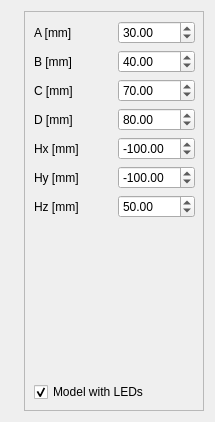
              <widget class="QWidget" name="page_4">
               <layout class="QHBoxLayout" name="horizontalLayout_12">
                <item>
                 <widget class="QLabel" name="label_30">
                  <property name="text">
                   <string/>
                  </property>
                  <property name="pixmap">
                   <pixmap resource="ltr_rc.qrc">:/ltr/clip.png</pixmap>
                  </property>
                 </widget>
                </item>
                <item>
                 <widget class="QFrame" name="frame_4">
                  <property name="minimumSize">
                   <size>
                    <width>180</width>
                    <height>400</height>
                   </size>
                  </property>
                  <property name="maximumSize">
                   <size>
                    <width>180</width>
                    <height>400</height>
                   </size>
                  </property>
                  <property name="frameShape">
                   <enum>QFrame::StyledPanel</enum>
                  </property>
                  <property name="frameShadow">
                   <enum>QFrame::Raised</enum>
                  </property>
                  <widget class="QWidget" name="layoutWidget">
                   <property name="geometry">
                    <rect>
                     <x>10</x>
                     <y>10</y>
                     <width>161</width>
                     <height>381</height>
                    </rect>
                   </property>
                   <layout class="QVBoxLayout" name="verticalLayout_11">
                    <item>
                     <layout class="QGridLayout" name="gridLayout_3">
                      <item row="0" column="0">
                       <widget class="QLabel" name="label_3">
                        <property name="text">
                         <string>A [mm]</string>
                        </property>
                       </widget>
                      </item>
                      <item row="0" column="1">
                       <widget class="QDoubleSpinBox" name="ClipA">
                        <property name="minimum">
                         <double>1.000000000000000</double>
                        </property>
                        <property name="maximum">
                         <double>999.990000000000009</double>
                        </property>
                        <property name="value">
                         <double>30.000000000000000</double>
                        </property>
                       </widget>
                      </item>
                      <item row="1" column="1">
                       <widget class="QDoubleSpinBox" name="ClipB">
                        <property name="minimum">
                         <double>1.000000000000000</double>
                        </property>
                        <property name="maximum">
                         <double>999.990000000000009</double>
                        </property>
                        <property name="value">
                         <double>40.000000000000000</double>
                        </property>
                       </widget>
                      </item>
                      <item row="1" column="0">
                       <widget class="QLabel" name="label_34">
                        <property name="text">
                         <string>B [mm]</string>
                        </property>
                       </widget>
                      </item>
                      <item row="2" column="0">
                       <widget class="QLabel" name="label_35">
                        <property name="text">
                         <string>C [mm]</string>
                        </property>
                       </widget>
                      </item>
                      <item row="2" column="1">
                       <widget class="QDoubleSpinBox" name="ClipC">
                        <property name="minimum">
                         <double>1.000000000000000</double>
                        </property>
                        <property name="maximum">
                         <double>999.990000000000009</double>
                        </property>
                        <property name="value">
                         <double>70.000000000000000</double>
                        </property>
                       </widget>
                      </item>
                      <item row="5" column="0">
                       <widget class="QLabel" name="label_36">
                        <property name="text">
                         <string>Hy [mm]</string>
                        </property>
                       </widget>
                      </item>
                      <item row="5" column="1">
                       <widget class="QDoubleSpinBox" name="ClipHy">
                        <property name="minimum">
                         <double>-999.990000000000009</double>
                        </property>
                        <property name="maximum">
                         <double>999.990000000000009</double>
                        </property>
                        <property name="value">
                         <double>-100.000000000000000</double>
                        </property>
                       </widget>
                      </item>
                      <item row="6" column="0">
                       <widget class="QLabel" name="label_37">
                        <property name="text">
                         <string>Hz [mm]</string>
                        </property>
                       </widget>
                      </item>
                      <item row="6" column="1">
                       <widget class="QDoubleSpinBox" name="ClipHz">
                        <property name="minimum">
                         <double>-999.990000000000009</double>
                        </property>
                        <property name="maximum">
                         <double>999.990000000000009</double>
                        </property>
                        <property name="value">
                         <double>50.000000000000000</double>
                        </property>
                       </widget>
                      </item>
                      <item row="3" column="0">
                       <widget class="QLabel" name="label_38">
                        <property name="text">
                         <string>D [mm]</string>
                        </property>
                       </widget>
                      </item>
                      <item row="3" column="1">
                       <widget class="QDoubleSpinBox" name="ClipD">
                        <property name="minimum">
                         <double>1.000000000000000</double>
                        </property>
                        <property name="maximum">
                         <double>999.990000000000009</double>
                        </property>
                        <property name="value">
                         <double>80.000000000000000</double>
                        </property>
                       </widget>
                      </item>
                      <item row="4" column="0">
                       <widget class="QLabel" name="label_39">
                        <property name="text">
                         <string>Hx [mm]</string>
                        </property>
                       </widget>
                      </item>
                      <item row="4" column="1">
                       <widget class="QDoubleSpinBox" name="ClipHx">
                        <property name="minimum">
                         <double>-999.990000000000009</double>
                        </property>
                        <property name="maximum">
                         <double>999.990000000000009</double>
                        </property>
                        <property name="value">
                         <double>-100.000000000000000</double>
                        </property>
                       </widget>
                      </item>
                     </layout>
                    </item>
                    <item>
                     <spacer name="verticalSpacer_6">
                      <property name="orientation">
                       <enum>Qt::Vertical</enum>
                      </property>
                      <property name="sizeHint" stdset="0">
                       <size>
                        <width>20</width>
                        <height>40</height>
                       </size>
                      </property>
                     </spacer>
                    </item>
                    <item>
                     <widget class="QCheckBox" name="ClipLeds">
                      <property name="text">
                       <string>Model with LEDs</string>
                      </property>
                      <property name="checked">
                       <bool>true</bool>
                      </property>
                     </widget>
                    </item>
                   </layout>
                  </widget>
                 </widget>
                </item>
               </layout>
              </widget>
